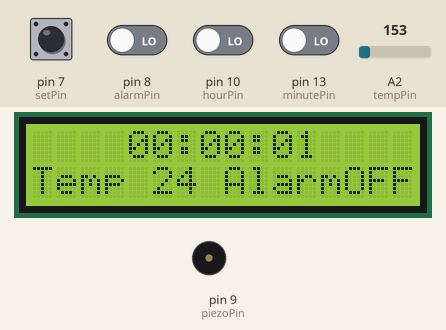
Bench run of a sketch on a simulated Arduino Uno, built with avr-gcc and run on an emulated ATmega328P. Parts: 16×2 character LCD, buzzer (waves = sounding, pin HIGH). The test bench sets the inputs (shaded band); at power-on: pin 7 (setPin), pin 8 (alarmPin), pin 10 (hourPin), pin 13 (minutePin) LOW, A2 (tempPin) = 153.

Above: at 1.2 s.
1.3 s: A2 (tempPin) set to 128
At 2.4 s:
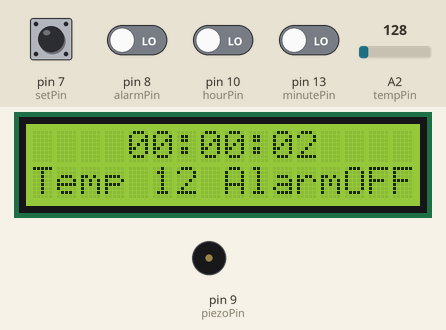
3.5 s: A2 (tempPin) set to 112
At 4.8 s:
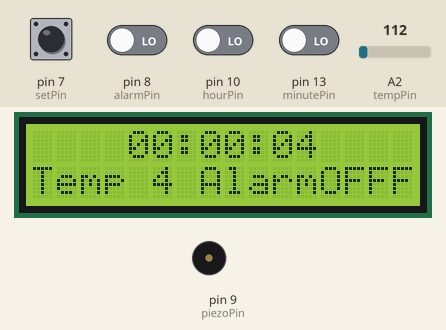
6.5 s: pin 8 (alarmPin) driven HIGH
At 7.0 s:
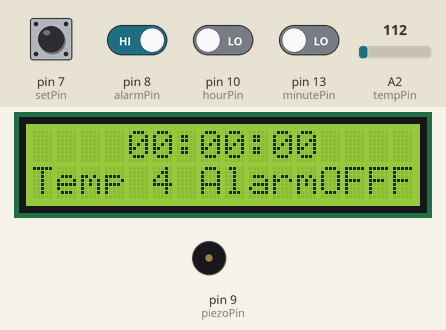
8.0 s: pin 10 (hourPin) driven HIGH
At 8.3 s:
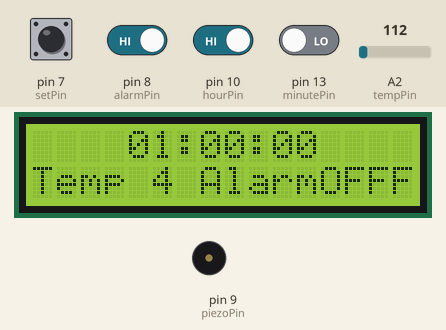
9.5 s: pin 13 (minutePin) driven HIGH
At 10.6 s:
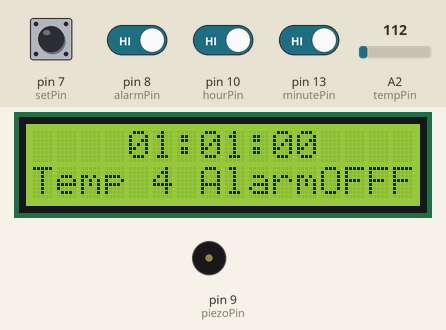
11.0 s: pin 8 (alarmPin) driven LOW
At 11.6 s:
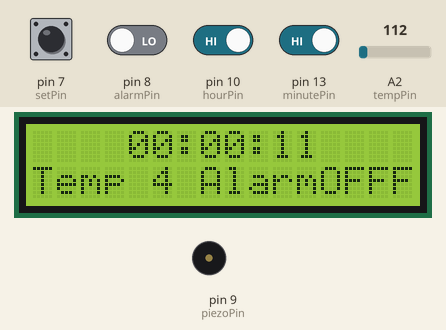
Timing chart, 0 to 14.0 s (numbered marks = the images above; inputs shaded):
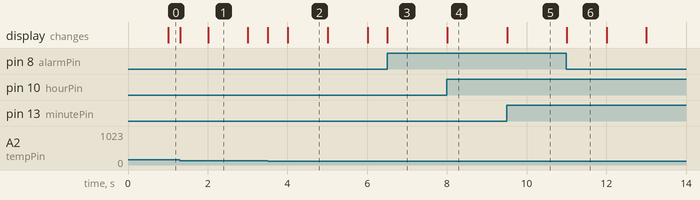

Measured:
- the behaviour switches between 123 and 122 on A2 (tempPin) (found by bisection; images 1 and 2)
- after the input at 3.5 s, the display: first changes at once (image 2 shows a later state)
- after the input at 6.5 s, the display: changes at once (image 3)
- after the input at 8.0 s, the display: changes at once (image 4)
- after the input at 9.5 s, the display: changes at once (image 5)
- after the input at 11.0 s, the display: changes at once (image 6)
- what the display in image 1 shows lasts 1.0 s, from 2.0 s to 3.0 s

The sketch:

mclock.ino
```cpp
/*
  Author: ionutzmar@gmail.com
  This is a clock built for a high school certificate in Computer Science.
*/
#include <LiquidCrystal.h>
#include <Time.h>

const int minutePin = 13;
const int hourPin = 10;
const int setPin = 7;
const int alarmPin = 8;
const int piezoPin = 9;
const int tempPin = A2;
const int alarmSoundFrequency = 2000;  //Hz
const int alarmDuration = 300000; //in milliseconds

LiquidCrystal lcd(12, 11, 5, 4, 3, 2);
int shour = 0; //used to set the clock
int sminute = 0; //used to set the clock
int hours, minutes, seconds; //actual time
int temperature;
bool alarm = false;
int alarmMinute = 0;
int alarmHour = 0;
int alarmState, prevAlarmState = 0, setState,  hourState, prevHourState = 0, minuteState, prevMinuteState = 0;

void setup() {
  lcd.begin(16, 2);
  pinMode(minutePin, INPUT);
  pinMode(hourPin, INPUT);
  pinMode(setPin, INPUT);
  pinMode(alarmPin, INPUT);
  pinMode(piezoPin, OUTPUT);
}

void loop() {

  alarmState = digitalRead(alarmPin);
  setState = digitalRead(setPin);
  hourState = digitalRead(hourPin);
  minuteState = digitalRead(minutePin);

  if(hourState != prevHourState && hourState == HIGH && setState == HIGH)
    shour++;
  if(minuteState != prevMinuteState && minuteState == HIGH && setState == HIGH)
    sminute++;
  if(alarmState != prevAlarmState && alarmState == HIGH && setState == HIGH)
    alarm = !alarm;
  if(hourState != prevHourState && hourState == HIGH && alarmState == HIGH && setState == LOW)
    alarmHour++;
  if(minuteState != prevMinuteState && minuteState == HIGH && alarmState == HIGH && setState == LOW)
    alarmMinute++;
  if(alarmState == HIGH)
    noTone(piezoPin);

  hours = (shour + hour() + (minute() + sminute) / 60) % 24;
  minutes = (sminute + minute()) % 60;
  seconds = second();
  alarmHour = alarmHour % 24;
  alarmMinute = alarmMinute % 60;

  lcd.setCursor(4, 0);
  if(alarmState == LOW)
  {
    (hours > 9) ? (lcd.print(hours)) : (lcd.print(0), lcd.print(hours));
    lcd.print(":");
    (minutes > 9) ? (lcd.print(minutes)) : (lcd.print(0), lcd.print(minutes));
    lcd.print(":");
    (seconds > 9) ? (lcd.print(seconds)) : (lcd.print(0), lcd.print(seconds));
  }
  else
  {
    (alarmHour > 9) ? (lcd.print(alarmHour)) : (lcd.print(0), lcd.print(alarmHour));
    lcd.print(":");
    (alarmMinute > 9) ? (lcd.print(alarmMinute)) : (lcd.print(0), lcd.print(alarmMinute));
    lcd.print(":00");
  }
  temperature = (analogRead(tempPin) / 1024.0 * 5.0 - .5) * 100;

  lcd.setCursor(0, 1);
  lcd.print("Temp ");
  lcd.print(temperature);
  lcd.print(" Alarm");
  (alarm) ? (lcd.print(" ON")) : (lcd.print("OFF"));

  if(alarmHour == hours && alarmMinute == minutes && alarm && seconds < 1)
    tone(piezoPin, alarmSoundFrequency, alarmDuration);

  prevAlarmState = alarmState;
  prevHourState = hourState;
  prevMinuteState = minuteState;
}
```
